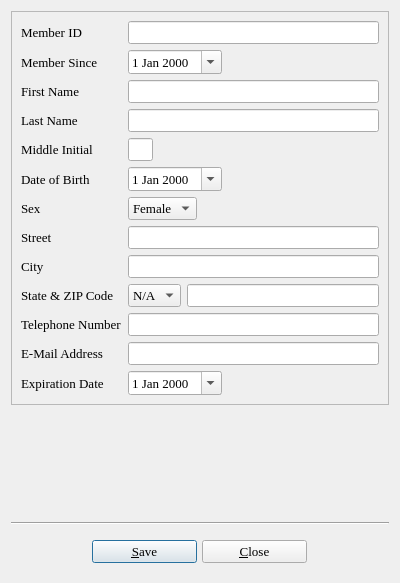
<?xml version="1.0" encoding="UTF-8"?>
<ui version="4.0">
 <class>UserInfo</class>
 <widget class="QDialog" name="UserInfo">
  <property name="geometry">
   <rect>
    <x>0</x>
    <y>0</y>
    <width>400</width>
    <height>583</height>
   </rect>
  </property>
  <property name="minimumSize">
   <size>
    <width>400</width>
    <height>0</height>
   </size>
  </property>
  <property name="font">
   <font>
    <family>Times</family>
    <pointsize>10</pointsize>
   </font>
  </property>
  <property name="windowTitle">
   <string>BiblioteQ: Borrower Information</string>
  </property>
  <property name="windowIcon">
   <iconset>
    <normaloff>icons.d/book.png</normaloff>icons.d/book.png</iconset>
  </property>
  <layout class="QVBoxLayout">
   <item>
    <widget class="QFrame" name="frame">
     <property name="frameShape">
      <enum>QFrame::StyledPanel</enum>
     </property>
     <property name="frameShadow">
      <enum>QFrame::Raised</enum>
     </property>
     <layout class="QGridLayout">
      <item row="0" column="0">
       <layout class="QGridLayout">
        <item row="9" column="1">
         <layout class="QHBoxLayout">
          <item>
           <widget class="QComboBox" name="state">
            <property name="font">
             <font>
              <pointsize>10</pointsize>
             </font>
            </property>
            <item>
             <property name="text">
              <string>N/A</string>
             </property>
            </item>
            <item>
             <property name="text">
              <string>AK</string>
             </property>
            </item>
            <item>
             <property name="text">
              <string>AL</string>
             </property>
            </item>
            <item>
             <property name="text">
              <string>AR</string>
             </property>
            </item>
            <item>
             <property name="text">
              <string>AZ</string>
             </property>
            </item>
            <item>
             <property name="text">
              <string>CA</string>
             </property>
            </item>
            <item>
             <property name="text">
              <string>CO</string>
             </property>
            </item>
            <item>
             <property name="text">
              <string>CT</string>
             </property>
            </item>
            <item>
             <property name="text">
              <string>DE</string>
             </property>
            </item>
            <item>
             <property name="text">
              <string>FL</string>
             </property>
            </item>
            <item>
             <property name="text">
              <string>GA</string>
             </property>
            </item>
            <item>
             <property name="text">
              <string>HI</string>
             </property>
            </item>
            <item>
             <property name="text">
              <string>IA</string>
             </property>
            </item>
            <item>
             <property name="text">
              <string>ID</string>
             </property>
            </item>
            <item>
             <property name="text">
              <string>IL</string>
             </property>
            </item>
            <item>
             <property name="text">
              <string>IN</string>
             </property>
            </item>
            <item>
             <property name="text">
              <string>KS</string>
             </property>
            </item>
            <item>
             <property name="text">
              <string>KY</string>
             </property>
            </item>
            <item>
             <property name="text">
              <string>LA</string>
             </property>
            </item>
            <item>
             <property name="text">
              <string>MA</string>
             </property>
            </item>
            <item>
             <property name="text">
              <string>MD</string>
             </property>
            </item>
            <item>
             <property name="text">
              <string>ME</string>
             </property>
            </item>
            <item>
             <property name="text">
              <string>MI</string>
             </property>
            </item>
            <item>
             <property name="text">
              <string>MN</string>
             </property>
            </item>
            <item>
             <property name="text">
              <string>MO</string>
             </property>
            </item>
            <item>
             <property name="text">
              <string>MS</string>
             </property>
            </item>
            <item>
             <property name="text">
              <string>MT</string>
             </property>
            </item>
            <item>
             <property name="text">
              <string>NC</string>
             </property>
            </item>
            <item>
             <property name="text">
              <string>ND</string>
             </property>
            </item>
            <item>
             <property name="text">
              <string>NE</string>
             </property>
            </item>
            <item>
             <property name="text">
              <string>NH</string>
             </property>
            </item>
            <item>
             <property name="text">
              <string>NJ</string>
             </property>
            </item>
            <item>
             <property name="text">
              <string>NM</string>
             </property>
            </item>
            <item>
             <property name="text">
              <string>NV</string>
             </property>
            </item>
            <item>
             <property name="text">
              <string>NY</string>
             </property>
            </item>
            <item>
             <property name="text">
              <string>OH</string>
             </property>
            </item>
            <item>
             <property name="text">
              <string>OK</string>
             </property>
            </item>
            <item>
             <property name="text">
              <string>OR</string>
             </property>
            </item>
            <item>
             <property name="text">
              <string>PA</string>
             </property>
            </item>
            <item>
             <property name="text">
              <string>RI</string>
             </property>
            </item>
            <item>
             <property name="text">
              <string>SC</string>
             </property>
            </item>
            <item>
             <property name="text">
              <string>SD</string>
             </property>
            </item>
            <item>
             <property name="text">
              <string>TN</string>
             </property>
            </item>
            <item>
             <property name="text">
              <string>TX</string>
             </property>
            </item>
            <item>
             <property name="text">
              <string>UT</string>
             </property>
            </item>
            <item>
             <property name="text">
              <string>VA</string>
             </property>
            </item>
            <item>
             <property name="text">
              <string>VT</string>
             </property>
            </item>
            <item>
             <property name="text">
              <string>WA</string>
             </property>
            </item>
            <item>
             <property name="text">
              <string>WI</string>
             </property>
            </item>
            <item>
             <property name="text">
              <string>WV</string>
             </property>
            </item>
            <item>
             <property name="text">
              <string>WY</string>
             </property>
            </item>
           </widget>
          </item>
          <item>
           <widget class="QLineEdit" name="zip">
            <property name="font">
             <font>
              <pointsize>10</pointsize>
             </font>
            </property>
            <property name="maxLength">
             <number>5</number>
            </property>
           </widget>
          </item>
         </layout>
        </item>
        <item row="10" column="1">
         <widget class="QLineEdit" name="telephoneNumber">
          <property name="font">
           <font>
            <family>Times</family>
            <pointsize>10</pointsize>
            <weight>50</weight>
            <italic>false</italic>
            <bold>false</bold>
            <underline>false</underline>
            <strikeout>false</strikeout>
           </font>
          </property>
          <property name="maxLength">
           <number>32</number>
          </property>
         </widget>
        </item>
        <item row="0" column="0">
         <widget class="QLabel" name="label_5">
          <property name="font">
           <font>
            <family>Times</family>
            <pointsize>10</pointsize>
           </font>
          </property>
          <property name="text">
           <string>Member ID</string>
          </property>
         </widget>
        </item>
        <item row="10" column="0">
         <widget class="QLabel" name="label_3">
          <property name="font">
           <font>
            <family>Times</family>
            <pointsize>10</pointsize>
            <weight>50</weight>
            <italic>false</italic>
            <bold>false</bold>
            <underline>false</underline>
            <strikeout>false</strikeout>
           </font>
          </property>
          <property name="text">
           <string>Telephone Number</string>
          </property>
         </widget>
        </item>
        <item row="7" column="1">
         <widget class="QLineEdit" name="street">
          <property name="font">
           <font>
            <family>Times</family>
            <pointsize>10</pointsize>
           </font>
          </property>
          <property name="maxLength">
           <number>256</number>
          </property>
         </widget>
        </item>
        <item row="7" column="0">
         <widget class="QLabel" name="label_2">
          <property name="font">
           <font>
            <family>Times</family>
            <pointsize>10</pointsize>
            <weight>50</weight>
            <italic>false</italic>
            <bold>false</bold>
            <underline>false</underline>
            <strikeout>false</strikeout>
           </font>
          </property>
          <property name="text">
           <string>Street</string>
          </property>
         </widget>
        </item>
        <item row="2" column="1">
         <widget class="QLineEdit" name="firstName">
          <property name="font">
           <font>
            <family>Times</family>
            <pointsize>10</pointsize>
            <weight>50</weight>
            <italic>false</italic>
            <bold>false</bold>
            <underline>false</underline>
            <strikeout>false</strikeout>
           </font>
          </property>
          <property name="maxLength">
           <number>128</number>
          </property>
         </widget>
        </item>
        <item row="5" column="0">
         <widget class="QLabel" name="label_10">
          <property name="font">
           <font>
            <family>Times</family>
            <pointsize>10</pointsize>
           </font>
          </property>
          <property name="text">
           <string>Date of Birth</string>
          </property>
         </widget>
        </item>
        <item row="8" column="0">
         <widget class="QLabel" name="label_6">
          <property name="font">
           <font>
            <family>Times</family>
            <pointsize>10</pointsize>
           </font>
          </property>
          <property name="text">
           <string>City</string>
          </property>
         </widget>
        </item>
        <item row="3" column="1">
         <widget class="QLineEdit" name="lastName">
          <property name="font">
           <font>
            <family>Times</family>
            <pointsize>10</pointsize>
            <weight>50</weight>
            <italic>false</italic>
            <bold>false</bold>
            <underline>false</underline>
            <strikeout>false</strikeout>
           </font>
          </property>
          <property name="maxLength">
           <number>128</number>
          </property>
         </widget>
        </item>
        <item row="9" column="0">
         <widget class="QLabel" name="label_7">
          <property name="font">
           <font>
            <family>Times</family>
            <pointsize>10</pointsize>
           </font>
          </property>
          <property name="text">
           <string>State &amp; ZIP Code</string>
          </property>
         </widget>
        </item>
        <item row="4" column="1">
         <layout class="QHBoxLayout">
          <item>
           <widget class="QLineEdit" name="middle">
            <property name="minimumSize">
             <size>
              <width>25</width>
              <height>0</height>
             </size>
            </property>
            <property name="maximumSize">
             <size>
              <width>25</width>
              <height>16777215</height>
             </size>
            </property>
            <property name="font">
             <font>
              <pointsize>10</pointsize>
             </font>
            </property>
            <property name="maxLength">
             <number>1</number>
            </property>
           </widget>
          </item>
          <item>
           <spacer>
            <property name="orientation">
             <enum>Qt::Horizontal</enum>
            </property>
            <property name="sizeHint" stdset="0">
             <size>
              <width>40</width>
              <height>20</height>
             </size>
            </property>
           </spacer>
          </item>
         </layout>
        </item>
        <item row="8" column="1">
         <widget class="QLineEdit" name="city">
          <property name="font">
           <font>
            <family>Times</family>
            <pointsize>10</pointsize>
           </font>
          </property>
          <property name="maxLength">
           <number>256</number>
          </property>
         </widget>
        </item>
        <item row="3" column="0">
         <widget class="QLabel" name="label_4">
          <property name="font">
           <font>
            <family>Times</family>
            <pointsize>10</pointsize>
            <weight>50</weight>
            <italic>false</italic>
            <bold>false</bold>
            <underline>false</underline>
            <strikeout>false</strikeout>
           </font>
          </property>
          <property name="text">
           <string>Last Name</string>
          </property>
         </widget>
        </item>
        <item row="0" column="1">
         <widget class="QLineEdit" name="memberid">
          <property name="font">
           <font>
            <pointsize>10</pointsize>
           </font>
          </property>
          <property name="maxLength">
           <number>16</number>
          </property>
         </widget>
        </item>
        <item row="1" column="0">
         <widget class="QLabel" name="label_9">
          <property name="font">
           <font>
            <family>Times</family>
            <pointsize>10</pointsize>
           </font>
          </property>
          <property name="text">
           <string>Member Since</string>
          </property>
         </widget>
        </item>
        <item row="2" column="0">
         <widget class="QLabel" name="label">
          <property name="font">
           <font>
            <family>Times</family>
            <pointsize>10</pointsize>
            <weight>50</weight>
            <italic>false</italic>
            <bold>false</bold>
            <underline>false</underline>
            <strikeout>false</strikeout>
           </font>
          </property>
          <property name="text">
           <string>First Name</string>
          </property>
         </widget>
        </item>
        <item row="4" column="0">
         <widget class="QLabel" name="label_8">
          <property name="font">
           <font>
            <family>Times</family>
            <pointsize>10</pointsize>
           </font>
          </property>
          <property name="text">
           <string>Middle Initial</string>
          </property>
         </widget>
        </item>
        <item row="6" column="0">
         <widget class="QLabel" name="label_11">
          <property name="font">
           <font>
            <family>Times</family>
            <pointsize>10</pointsize>
           </font>
          </property>
          <property name="text">
           <string>Sex</string>
          </property>
         </widget>
        </item>
        <item row="6" column="1">
         <layout class="QHBoxLayout">
          <item>
           <widget class="QComboBox" name="sex">
            <property name="font">
             <font>
              <pointsize>10</pointsize>
             </font>
            </property>
            <item>
             <property name="text">
              <string>Female</string>
             </property>
            </item>
            <item>
             <property name="text">
              <string>Male</string>
             </property>
            </item>
           </widget>
          </item>
          <item>
           <spacer>
            <property name="orientation">
             <enum>Qt::Horizontal</enum>
            </property>
            <property name="sizeHint" stdset="0">
             <size>
              <width>40</width>
              <height>20</height>
             </size>
            </property>
           </spacer>
          </item>
         </layout>
        </item>
        <item row="1" column="1">
         <layout class="QHBoxLayout">
          <item>
           <widget class="QDateEdit" name="membersince">
            <property name="enabled">
             <bool>true</bool>
            </property>
            <property name="font">
             <font>
              <pointsize>10</pointsize>
             </font>
            </property>
            <property name="readOnly">
             <bool>false</bool>
            </property>
            <property name="calendarPopup">
             <bool>true</bool>
            </property>
           </widget>
          </item>
          <item>
           <spacer>
            <property name="orientation">
             <enum>Qt::Horizontal</enum>
            </property>
            <property name="sizeHint" stdset="0">
             <size>
              <width>40</width>
              <height>20</height>
             </size>
            </property>
           </spacer>
          </item>
         </layout>
        </item>
        <item row="5" column="1">
         <layout class="QHBoxLayout">
          <item>
           <widget class="QDateEdit" name="dob">
            <property name="font">
             <font>
              <pointsize>10</pointsize>
             </font>
            </property>
            <property name="readOnly">
             <bool>false</bool>
            </property>
            <property name="calendarPopup">
             <bool>true</bool>
            </property>
           </widget>
          </item>
          <item>
           <spacer>
            <property name="orientation">
             <enum>Qt::Horizontal</enum>
            </property>
            <property name="sizeHint" stdset="0">
             <size>
              <width>40</width>
              <height>20</height>
             </size>
            </property>
           </spacer>
          </item>
         </layout>
        </item>
        <item row="11" column="0">
         <widget class="QLabel" name="label_12">
          <property name="font">
           <font>
            <family>Times</family>
            <pointsize>10</pointsize>
           </font>
          </property>
          <property name="text">
           <string>E-Mail Address</string>
          </property>
         </widget>
        </item>
        <item row="11" column="1">
         <widget class="QLineEdit" name="email">
          <property name="maxLength">
           <number>128</number>
          </property>
         </widget>
        </item>
        <item row="12" column="0">
         <widget class="QLabel" name="label_13">
          <property name="font">
           <font>
            <family>Times</family>
            <pointsize>10</pointsize>
           </font>
          </property>
          <property name="text">
           <string>Expiration Date</string>
          </property>
         </widget>
        </item>
        <item row="12" column="1">
         <layout class="QHBoxLayout" name="horizontalLayout">
          <item>
           <widget class="QDateEdit" name="expirationdate">
            <property name="calendarPopup">
             <bool>true</bool>
            </property>
           </widget>
          </item>
          <item>
           <spacer name="horizontalSpacer">
            <property name="orientation">
             <enum>Qt::Horizontal</enum>
            </property>
            <property name="sizeHint" stdset="0">
             <size>
              <width>40</width>
              <height>20</height>
             </size>
            </property>
           </spacer>
          </item>
         </layout>
        </item>
       </layout>
      </item>
     </layout>
    </widget>
   </item>
   <item>
    <spacer>
     <property name="orientation">
      <enum>Qt::Vertical</enum>
     </property>
     <property name="sizeHint" stdset="0">
      <size>
       <width>20</width>
       <height>40</height>
      </size>
     </property>
    </spacer>
   </item>
   <item>
    <widget class="Line" name="line">
     <property name="orientation">
      <enum>Qt::Horizontal</enum>
     </property>
    </widget>
   </item>
   <item>
    <layout class="QHBoxLayout">
     <property name="spacing">
      <number>5</number>
     </property>
     <item>
      <widget class="QToolButton" name="prevTool">
       <property name="font">
        <font>
         <family>Times</family>
         <pointsize>10</pointsize>
        </font>
       </property>
       <property name="toolTip">
        <string>Previous Member</string>
       </property>
       <property name="text">
        <string/>
       </property>
       <property name="icon">
        <iconset>
         <normaloff>icons.d/32x32/previous.png</normaloff>icons.d/32x32/previous.png</iconset>
       </property>
       <property name="iconSize">
        <size>
         <width>32</width>
         <height>32</height>
        </size>
       </property>
       <property name="autoRaise">
        <bool>true</bool>
       </property>
      </widget>
     </item>
     <item>
      <spacer>
       <property name="orientation">
        <enum>Qt::Horizontal</enum>
       </property>
       <property name="sizeHint" stdset="0">
        <size>
         <width>47</width>
         <height>41</height>
        </size>
       </property>
      </spacer>
     </item>
     <item>
      <widget class="QPushButton" name="okButton">
       <property name="minimumSize">
        <size>
         <width>105</width>
         <height>0</height>
        </size>
       </property>
       <property name="font">
        <font>
         <family>Times</family>
         <pointsize>10</pointsize>
         <weight>50</weight>
         <italic>false</italic>
         <bold>false</bold>
         <underline>false</underline>
         <strikeout>false</strikeout>
        </font>
       </property>
       <property name="text">
        <string>&amp;Save</string>
       </property>
       <property name="icon">
        <iconset>
         <normaloff>icons.d/16x16/ok.png</normaloff>icons.d/16x16/ok.png</iconset>
       </property>
      </widget>
     </item>
     <item>
      <widget class="QPushButton" name="cancelButton">
       <property name="minimumSize">
        <size>
         <width>105</width>
         <height>0</height>
        </size>
       </property>
       <property name="font">
        <font>
         <family>Times</family>
         <pointsize>10</pointsize>
         <weight>50</weight>
         <italic>false</italic>
         <bold>false</bold>
         <underline>false</underline>
         <strikeout>false</strikeout>
        </font>
       </property>
       <property name="text">
        <string>&amp;Close</string>
       </property>
       <property name="icon">
        <iconset>
         <normaloff>icons.d/16x16/cancel.png</normaloff>icons.d/16x16/cancel.png</iconset>
       </property>
      </widget>
     </item>
     <item>
      <spacer>
       <property name="orientation">
        <enum>Qt::Horizontal</enum>
       </property>
       <property name="sizeHint" stdset="0">
        <size>
         <width>47</width>
         <height>41</height>
        </size>
       </property>
      </spacer>
     </item>
     <item>
      <widget class="QToolButton" name="nextTool">
       <property name="font">
        <font>
         <family>Times</family>
         <pointsize>10</pointsize>
        </font>
       </property>
       <property name="toolTip">
        <string>Next Member</string>
       </property>
       <property name="text">
        <string/>
       </property>
       <property name="icon">
        <iconset>
         <normaloff>icons.d/32x32/next.png</normaloff>icons.d/32x32/next.png</iconset>
       </property>
       <property name="iconSize">
        <size>
         <width>32</width>
         <height>32</height>
        </size>
       </property>
       <property name="autoRaise">
        <bool>true</bool>
       </property>
      </widget>
     </item>
    </layout>
   </item>
  </layout>
 </widget>
 <tabstops>
  <tabstop>memberid</tabstop>
  <tabstop>membersince</tabstop>
  <tabstop>firstName</tabstop>
  <tabstop>lastName</tabstop>
  <tabstop>middle</tabstop>
  <tabstop>dob</tabstop>
  <tabstop>sex</tabstop>
  <tabstop>street</tabstop>
  <tabstop>city</tabstop>
  <tabstop>state</tabstop>
  <tabstop>zip</tabstop>
  <tabstop>telephoneNumber</tabstop>
  <tabstop>email</tabstop>
  <tabstop>expirationdate</tabstop>
  <tabstop>prevTool</tabstop>
  <tabstop>okButton</tabstop>
  <tabstop>cancelButton</tabstop>
  <tabstop>nextTool</tabstop>
 </tabstops>
 <resources/>
 <connections/>
</ui>
